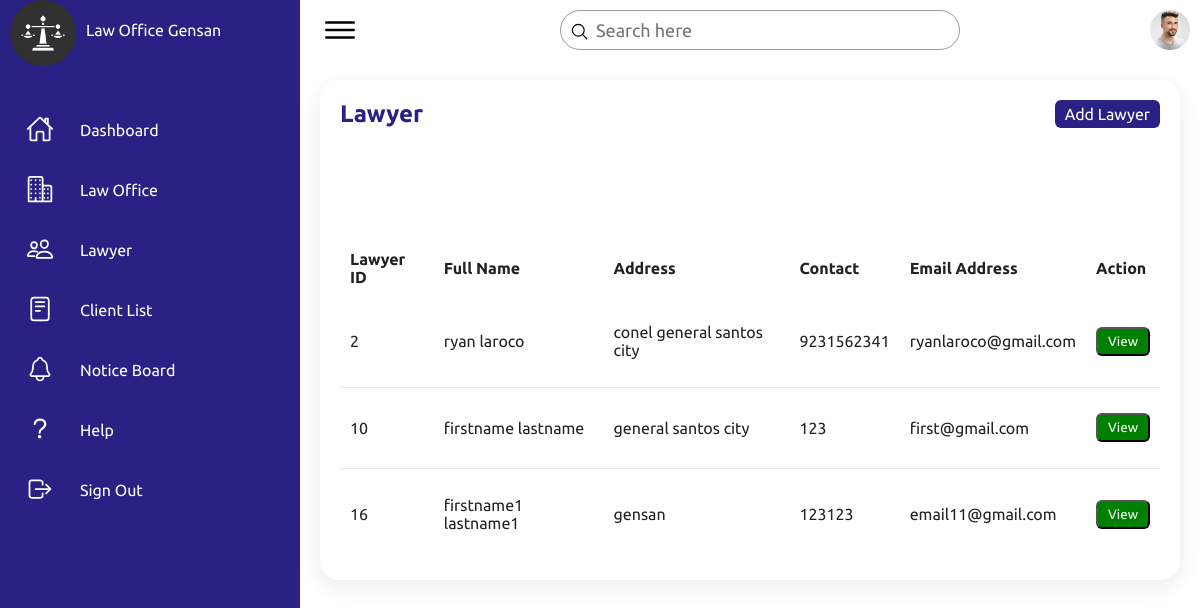
Screenshot of /Lawyer.php with the database file from the repository.
### tables this page shows
CREATE TABLE `tbl_userinfo` (
  `userinfo_id` int(11) NOT NULL,
  `firstName` varchar(244) NOT NULL,
  `lastName` varchar(244) NOT NULL,
  `phoneNum` bigint(11) NOT NULL,
  `address` varchar(244) NOT NULL
);

CREATE TABLE `tbl_cred` (
  `usercred_id` int(11) NOT NULL,
  `user_id` int(11) NOT NULL,
  `email` varchar(244) NOT NULL,
  `password` varchar(244) NOT NULL
);

### Lawyer.php (the view, shortened to what this page needs)
<?php
include "dbconn.php";
$sql = "SELECT tbl_userinfo.userinfo_id, tbl_userinfo.firstName, tbl_userinfo.lastName, tbl_userinfo.address, tbl_userinfo.phoneNum, tbl_usertype.user_type, tbl_cred.email
FROM tbl_userinfo
JOIN tbl_usertype ON tbl_userinfo.userinfo_id = tbl_usertype.user_id
JOIN tbl_cred ON tbl_userinfo.userinfo_id = tbl_cred.user_id
WHERE tbl_usertype.user_type = 'lawyer'";
$result = mysqli_query($conn, $sql);
?>
<!DOCTYPE html>
<html lang="en">
<head>
    <link rel="stylesheet" href="assets/css/lawOffice.css">
</head>
<body>
    <div class="container">
        <div class="navigation">
            <ul>
                <li>
                    <a href="#">
                        <span class="icon">
                            <img src="assets/imgs/justice-scale.png" alt="" style="width: 66px; height: 66px;" >
                        </span>
                        <span class="title">Law Office Gensan</span>
                    </a>
                </li>
                <li>
                    <a href="Dashboard.php">
                        <span class="icon">
                            <ion-icon name="home-outline"></ion-icon>
                        </span>
                        <span class="title">Dashboard</span>
                    </a>
                </li>
                <li>
                    <a href="lawyerOffice.php">
                        <span class="icon">
                            <ion-icon name="business-outline"></ion-icon>
                        </span>
                        <span class="title">Law Office</span>
                    </a>
                </li>
                <li>
                    <a href="Lawyer.php">
                        <span class="icon">
                            <ion-icon name="people-outline"></ion-icon>
                        </span>
                        <span class="title">Lawyer</span>
                    </a>
                </li>
                <li>
                    <a href="clientlist.php">
                        <span class="icon">
                            <ion-icon name="reader-outline"></ion-icon>
                        </span>
                        <span class="title">Client List</span>
                    </a>
                </li>
                <li>
                    <a href="noticeboard.php">
                        <span class="icon">
                            <ion-icon name="notifications-outline"></ion-icon>
                        </span>
                        <span class="title">Notice Board</span>
                    </a>
                </li>
                <li>
                    <a href="#">
                        <span class="icon">
                            <ion-icon name="help-outline"></ion-icon>
                        </span>
                        <span class="title">Help</span>
                    </a>
                </li>
                <li>
                    <a href="login.php">
                        <span class="icon">
                            <ion-icon name="log-out-outline"></ion-icon>
                        </span>
                        <span class="title">Sign Out</span>
                    </a>
                </li>
            </ul>
        </div>
        <div class="main">
            <div class="topbar">
                <div class="toggle">
                    <ion-icon name="menu-outline"></ion-icon>
                </div>
                <div class="search">
                    <label>
                        <input type="text" placeholder="Search here">
                        <ion-icon name="search-outline"></ion-icon>
                    </label>
                </div>
                <div class="user">
                    <img src="assets/imgs/customer01.jpg" alt="">
                </div>
            </div>
            <div class="details">
                <div class="Appointment">
                    <div class="cardHeader">
                        <h2>Lawyer</h2>
                        <a href="#" class="btn">Add Lawyer</a>
                    </div>
                    <table>
                        <thead>
                            <tr>
                                <td>Lawyer ID</td>
                                <td>Full Name</td>
                                <td>Address</td>
                                <td>Contact</td>
                                <td>Email Address</td>
                                <td>Action</td>
                            </tr>
                        </thead>
                        <tbody>
                            <tr>
                                <?php
                                while($row = mysqli_fetch_assoc($result))
                                {
                                ?>
                                 <td><?php echo $row['userinfo_id']; ?></td>
                                 <td><?php echo $row['firstName'] . ' ' . $row['lastName']; ?></td>
                                 <td><?php echo $row['address']; ?></td>
                                 <td><?php echo $row['phoneNum']; ?></td>
                                 <td><?php echo $row['email']; ?></td>
                                 <td><button class="method active">View</button><strong> </strong>
                             </tr>
                                <?php
                                }
                                 ?>
                        </tbody>
                    </table>
                </div>
            </div>
        </div>
    </div>
</body>
</html>

### assets/css/lawOffice.css (style rules this page uses)
* { font-family: "Ubuntu", sans-serif; margin: 0; padding: 0; box-sizing: border-box; }
:root { --blue: #2a2185; --white: #fff; --gray: #f5f5f5; --black1: #222; --black2: #999; }
body { min-height: 100vh; overflow-x: hidden; }
.container { position: relative; width: 100%; }
.navigation { position: fixed; width: 300px; height: 100%; background: var(--blue); border-left: 10px solid var(--blue); transition: 0.5s; overflow: hidden; }
.navigation ul { position: absolute; top: 0; left: 0; width: 100%; }
.navigation ul li { position: relative; width: 100%; list-style: none; border-top-left-radius: 30px; border-bottom-left-radius: 30px; }
.navigation ul li:nth-child(1) { margin-bottom: 40px; pointer-events: none; }
.navigation ul li a { position: relative; display: block; width: 100%; display: flex; text-decoration: none; color: var(--white); }
.navigation ul li a .icon { position: relative; display: block; min-width: 60px; height: 60px; line-height: 75px; text-align: center; }
.navigation ul li a .icon ion-icon { font-size: 1.75rem; }
.navigation ul li a .title { position: relative; display: block; padding: 0 10px; height: 60px; line-height: 60px; text-align: start; white-space: nowrap; }
.main { position: absolute; width: calc(100% - 300px); left: 300px; min-height: 100vh; background: var(--white); transition: 0.5s; }
.topbar { width: 100%; height: 60px; display: flex; justify-content: space-between; align-items: center; padding: 0 10px; }
.toggle { position: relative; width: 60px; height: 60px; display: flex; justify-content: center; align-items: center; font-size: 2.5rem; cursor: pointer; }
.search { position: relative; width: 400px; margin: 0 10px; }
.search label { position: relative; width: 100%; }
.search label input { width: 100%; height: 40px; border-radius: 40px; padding: 5px 20px; padding-left: 35px; font-size: 18px; outline: none; border: 1px solid var(--black2); }
.search label ion-icon { position: absolute; top: 0; left: 10px; font-size: 1.2rem; }
.user { position: relative; width: 40px; height: 40px; border-radius: 50%; overflow: hidden; cursor: pointer; }
.user img { position: absolute; top: 0; left: 0; width: 100%; height: 100%; object-fit: cover; }
.details { position: relative; width: 100%; padding: 20px; }
.details .Appointment { position: relative; display: grid; min-height: 500px; background: var(--white); padding: 20px; box-shadow: 0 7px 25px rgba(0, 0, 0, 0.08); border-radius: 20px; }
.details .cardHeader { display: flex; justify-content: space-between; align-items: flex-start; }
.cardHeader h2 { font-weight: 600; color: var(--blue); }
.cardHeader .btn { position: relative; padding: 5px 10px; background: var(--blue); text-decoration: none; color: var(--white); border-radius: 6px; }
.details table { width: 100%; border-collapse: collapse; margin-top: 10px; }
.details table thead td { font-weight: 600; }
.details .Appointment table tr { color: var(--black1); border-bottom: 1px solid rgba(0, 0, 0, 0.1); }
.details .Appointment table tr:last-child { border-bottom: none; }
.details .Appointment table tr td { padding: 10px; }
.details .Appointment table tr td:last-child { text-align: left; }
.details .Appointment table tr td:nth-child(2) { text-align: left; }
.details .Appointment table tr td:nth-child(3) { text-align: left; }
.method.active { position: relative; padding: 5px 10px; background: green; text-decoration: none; color: var(--white); border-radius: 6px; cursor: pointer; }

### rows the page displays
tbl_userinfo: userinfo_id "2", firstName "ryan", lastName "laroco", address "conel general santos city", phoneNum "9231562341", tbl_cred.email "ryanlaroco@gmail.com"
tbl_userinfo: userinfo_id "10", firstName "firstname", lastName "lastname", address "general santos city", phoneNum "123", tbl_cred.email "first@gmail.com"
tbl_userinfo: userinfo_id "16", firstName "firstname1", lastName "lastname1", address "gensan", phoneNum "123123", tbl_cred.email "email11@gmail.com"
